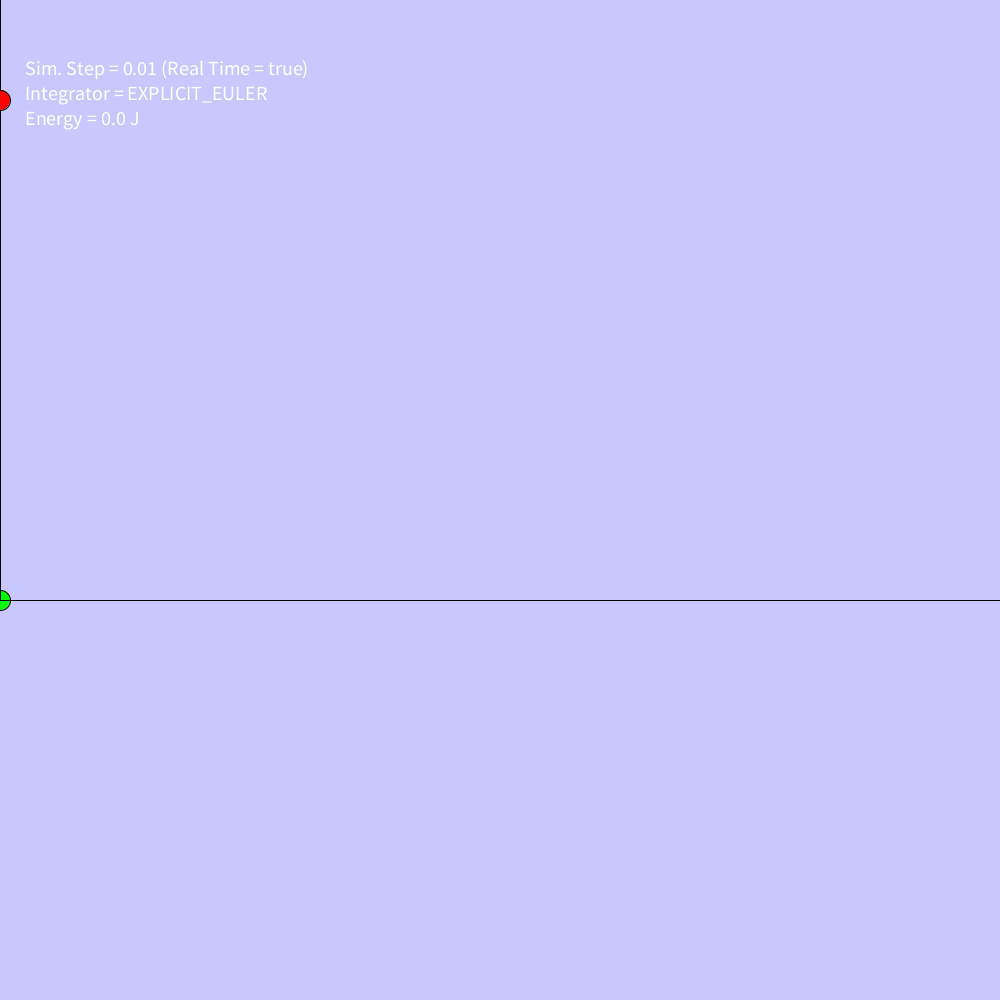
Frame 1 (no input)
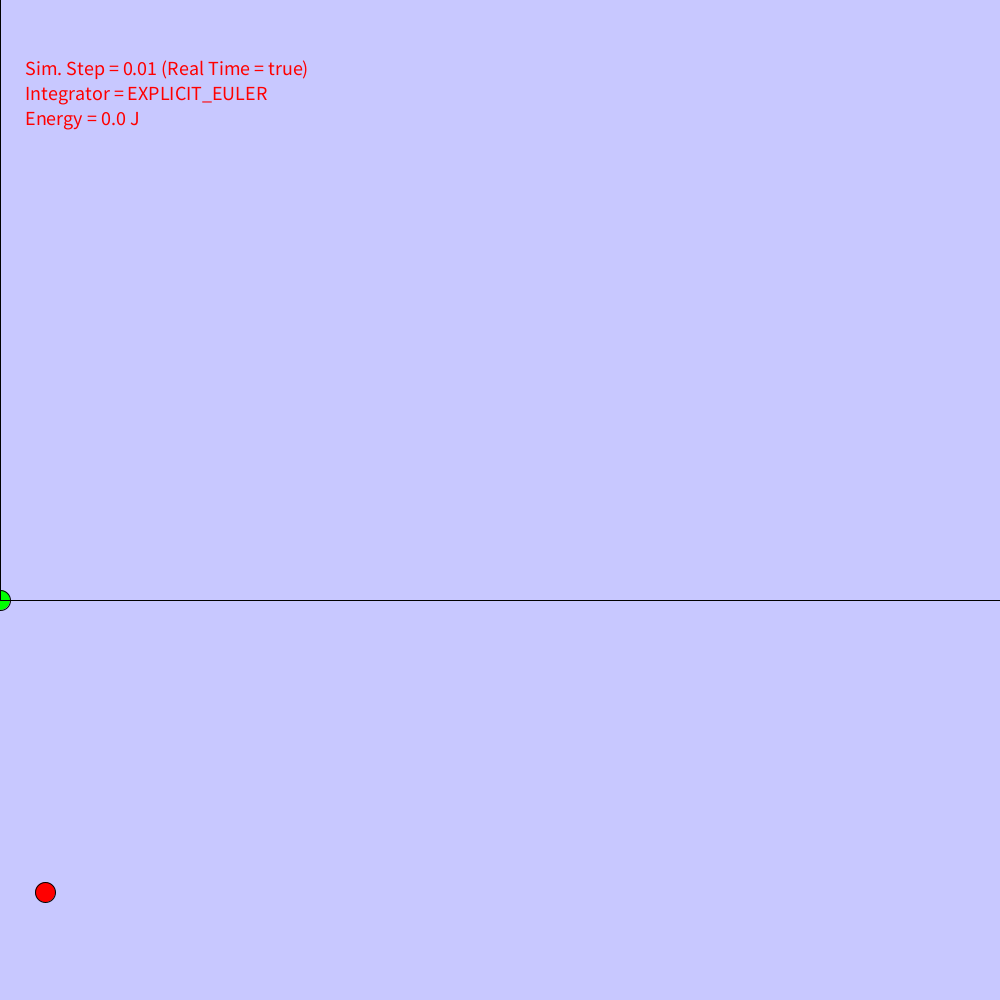
Frame 60 (the mouse pressed at the canvas centre just before this capture)
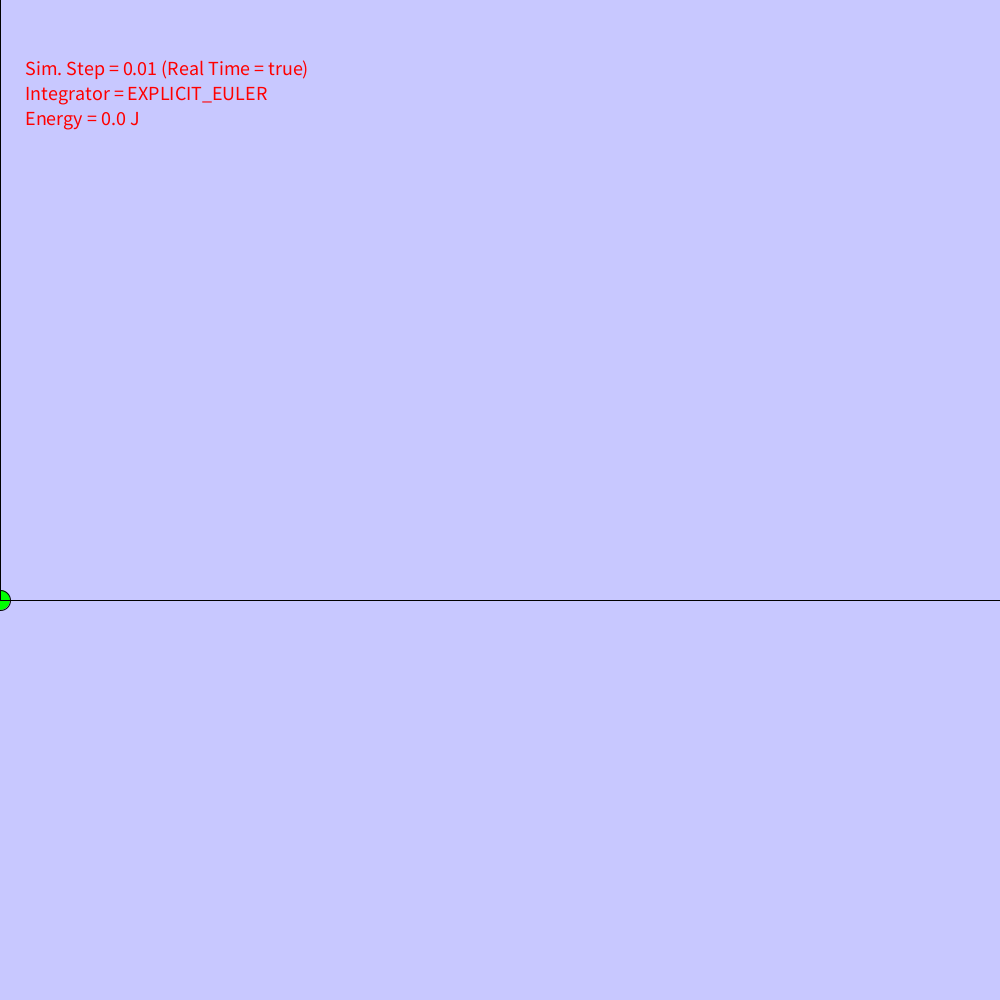
Frame 120 (the mouse held since frame 60 and released just before this capture)

The Processing sketch that drew these frames (run headless with seeded random() and noise(); from frame 60 on, the mouse is pressed at the canvas centre):

// Processing sketch: Problema_2
// ── Problema_2.pde
// Authors: 
// ...
// ...

// Problem description:
// ...
// ...
// ...

// Differential equations:
// ...
// ...
// ...

// Definitions:

enum IntegratorType 
{
  NONE,
  EXPLICIT_EULER, 
  SIMPLECTIC_EULER, 
  HEUN, 
  RK2, 
  RK4
}

// Parameters of the numerical integration:

final boolean REAL_TIME = true;
final float SIM_STEP = 0.01;   // Simulation time-step (s)
IntegratorType _integrator = IntegratorType.EXPLICIT_EULER;   // ODE integration method

// Display values:

final boolean FULL_SCREEN = false;
final int DRAW_FREQ = 50;   // Draw frequency (Hz or Frame-per-second)
int DISPLAY_SIZE_X = 1000;   // Display width (pixels)
int DISPLAY_SIZE_Y = 1000;   // Display height (pixels)

// Draw values:

final int [] BACKGROUND_COLOR = {200, 200, 255};
final int [] REFERENCE_COLOR = {0, 255, 0};
final int [] OBJECTS_COLOR = {255, 0, 0};
final float OBJECTS_SIZE = 1.0;   // Size of the objects (m)
final float PIXELS_PER_METER = 20.0;   // Display length that corresponds with 1 meter (pixels)
final PVector DISPLAY_CENTER = new PVector(25.0, 5.0);   // World position that corresponds with the center of the display (m)

// Parameters of the problem:

final float M = 2.0;   // Particle mass (kg)
final float Gc = 9.801;   // Gravity constant (m/(s*s))
final PVector G = new PVector(0.0, -Gc);   // Acceleration due to gravity (m/(s*s))
final float kad = 0.5; //Constante de fricción lineal con el aire.
final float h = 5; //Altura a la que se encuentra el cañon
final PVector s0 = new PVector(0.0, 25.0);
// ...
// ...
// ...
// ...
// ...
// ...


// Time control:

int _lastTimeDraw = 0;   // Last measure of time in draw() function (ms)
float _deltaTimeDraw = 0.0;   // Time between draw() calls (s)
float _simTime = 0.0;   // Simulated time (s)
float _elapsedTime = 0.0;   // Elapsed (real) time (s)

// Output control:

PrintWriter _output;
final String FILE_NAME = "data.txt";

// Auxiliary variables:

float _energy;   // Total energy of the particle (J)

// Variables to be solved:

PVector _s = new PVector();   // Position of the particle (m)
PVector _v = new PVector();   // Velocity of the particle (m/s)
PVector _a = new PVector();   // Accleration of the particle (m/(s*s))


// Main code:

// Converts distances from world length to pixel length
float worldToPixels(float dist)
{
  return dist*PIXELS_PER_METER;
}

// Converts distances from pixel length to world length
float pixelsToWorld(float dist)
{
  return dist/PIXELS_PER_METER;
}

// Converts a point from world coordinates to screen coordinates
void worldToScreen(PVector worldPos, PVector screenPos)
{
  screenPos.x = 0.5*DISPLAY_SIZE_X + (worldPos.x - DISPLAY_CENTER.x)*PIXELS_PER_METER;
  screenPos.y = 0.5*DISPLAY_SIZE_Y - (worldPos.y - DISPLAY_CENTER.y)*PIXELS_PER_METER;
}

// Converts a point from screen coordinates to world coordinates
void screenToWorld(PVector screenPos, PVector worldPos)
{
  worldPos.x = ((screenPos.x - 0.5*DISPLAY_SIZE_X)/PIXELS_PER_METER) + DISPLAY_CENTER.x;
  worldPos.y = ((0.5*DISPLAY_SIZE_Y - screenPos.y)/PIXELS_PER_METER) + DISPLAY_CENTER.y;
}

void drawStaticEnvironment()
{
  background(BACKGROUND_COLOR[0], BACKGROUND_COLOR[1], BACKGROUND_COLOR[2]);

  textSize(20);
  text("Sim. Step = " + SIM_STEP + " (Real Time = " + REAL_TIME + ")", width*0.025, height*0.075);  
  text("Integrator = " + _integrator, width*0.025, height*0.1);
  text("Energy = " + _energy + " J", width*0.025, height*0.125);
  
  fill(REFERENCE_COLOR[0], REFERENCE_COLOR[1], REFERENCE_COLOR[2]);
  strokeWeight(1);

  PVector screenPos = new PVector();
  worldToScreen(new PVector(), screenPos);
  circle(screenPos.x, screenPos.y, 20);
  line(screenPos.x, screenPos.y, screenPos.x + DISPLAY_SIZE_X, screenPos.y);
  line(screenPos.x, screenPos.y, screenPos.x, screenPos.y - DISPLAY_SIZE_Y);
}

void drawMovingElements()
{
  fill(OBJECTS_COLOR[0], OBJECTS_COLOR[1], OBJECTS_COLOR[2]);
  strokeWeight(1);

  PVector screenPos = new PVector();
  worldToScreen(_s, screenPos);

  circle(screenPos.x, screenPos.y, worldToPixels(OBJECTS_SIZE));
}

void PrintInfo()
{
  println("Energy: " + _energy + " J");
  println("Elapsed time = " + _elapsedTime + " s");
  println("Simulated time = " + _simTime + " s \n");
}

void initSimulation()
{
  _simTime = 0.0;
  _elapsedTime = 0.0;
  
  _s = s0.copy(); //Inicializamos la posicion inicial
  _v.set(1.0, 1.0, 0.0); //Inicializamos la velocidad inicila
  _a.set(0.0, 0.0, 0.0); //Inicializamos la aceleración inicial
  // ...
}

void updateSimulation()
{
  switch (_integrator)
  {
  case EXPLICIT_EULER:
    updateSimulationExplicitEuler();
    break;

  case SIMPLECTIC_EULER:
    updateSimulationSimplecticEuler();
    break;

  case HEUN:
    updateSimulationHeun();
    break;

  case RK2:
    updateSimulationRK2();
    break;

  case RK4:
    updateSimulationRK4();
    break;
  }
  
  _simTime += SIM_STEP;
}

void updateSimulationExplicitEuler()
{
  _a = calculateAcceleration(_s, _v);
  _s.add(PVector.mult(_v,SIM_STEP));
  _v.add(PVector.mult(_a, SIM_STEP));
}

void updateSimulationSimplecticEuler()
{
  // ...
  // ... use calculateAcceleration()
  // ...
}

void updateSimulationHeun()
{
  // ...
  // ... use calculateAcceleration()
  // ...
}

void updateSimulationRK2()
{
  // ...
  // ... use calculateAcceleration()
  // ...
}

void updateSimulationRK4()
{
  // ...
  // ... use calculateAcceleration()
  // ...
}

PVector calculateAcceleration(PVector s, PVector v)
{
  PVector Fw = PVector.mult(G, M);
  PVector Fr = PVector.mult(v, -kad);
  
  PVector F = PVector.add(Fw, Fr);
  
  PVector a = PVector.div(F, M);

  return a;
}

void calculateEnergy()
{  
  // ...
  // ...
  // ...
}

void settings()
{
  if (FULL_SCREEN)
  {
    fullScreen();
    DISPLAY_SIZE_X = displayWidth;
    DISPLAY_SIZE_Y = displayHeight;
  } 
  else
    size(DISPLAY_SIZE_X, DISPLAY_SIZE_Y);
}

void setup()
{
  frameRate(DRAW_FREQ);
  _lastTimeDraw = millis();

  initSimulation();
}

void draw()
{
  int now = millis();
  _deltaTimeDraw = (now - _lastTimeDraw)/1000.0;
  _elapsedTime += _deltaTimeDraw;
  _lastTimeDraw = now;

  println("\nDraw step = " + _deltaTimeDraw + " s - " + 1.0/_deltaTimeDraw + " Hz");

  if (REAL_TIME)
  {
    float expectedSimulatedTime = 1.0*_deltaTimeDraw;
    float expectedIterations = expectedSimulatedTime/SIM_STEP;
    int iterations = 0; 

    for (; iterations < floor(expectedIterations); iterations++)
      updateSimulation();

    if ((expectedIterations - iterations) > random(0.0, 1.0))
    {
      updateSimulation();
      iterations++;
    }

    //println("Expected Simulated Time: " + expectedSimulatedTime);
    //println("Expected Iterations: " + expectedIterations);
    //println("Iterations: " + iterations);
  } 
  else
    updateSimulation();

  drawStaticEnvironment();
  drawMovingElements();

  calculateEnergy();
  PrintInfo();
}

void mouseClicked() 
{
  // ...
  // ...
  // ...
}

void keyPressed()
{
  // ...
  // ...
  // ...
}

void stop()
{
  // ...
  // ...
  // ...  
}
